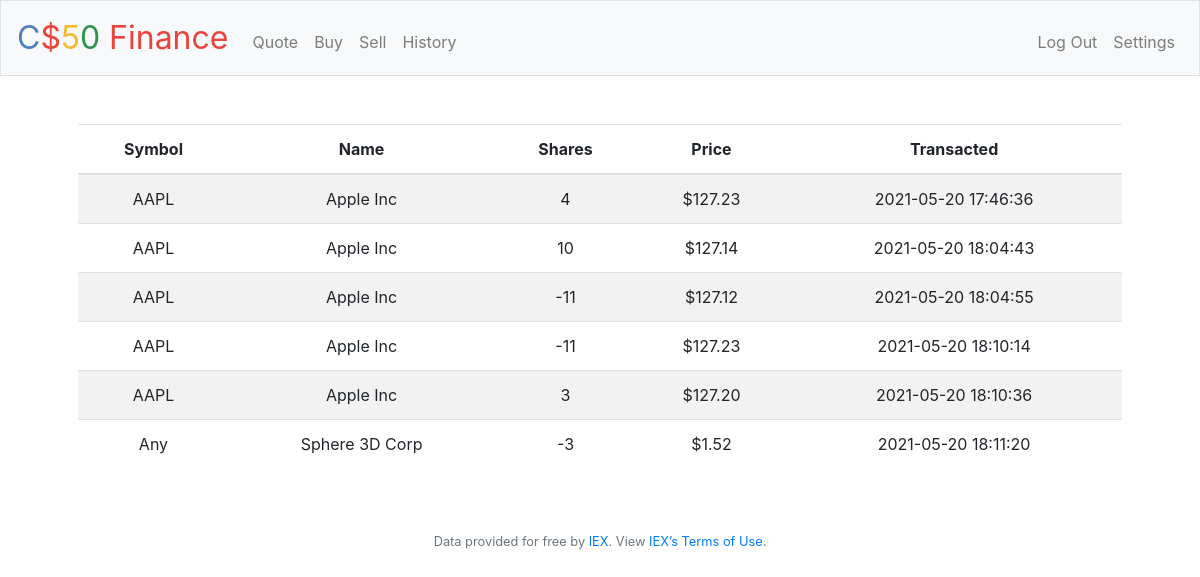
Screenshot of /history (signed in) with the database file from the repository.
### tables this page shows
CREATE TABLE history (user_id INTEGER, symbol TEXT NOT NULL,
name TEXT NOT NULL, shares INTEGER, price NUMERIC NOT NULL,
time DATETIME NOT NULL,
FOREIGN KEY(user_id) REFERENCES users(id));

### application.py (the view)
@app.route("/history")
@login_required
def history():
    history = db.execute("SELECT * FROM history WHERE user_id = ?", session["user_id"])
    for event in history:
        event["price"] = usd(event["price"])
    return render_template("history.html", history=history)
    """Show history of transactions"""

### application.py (called while the page is built)
@app.after_request
def after_request(response):
    response.headers["Cache-Control"] = "no-cache, no-store, must-revalidate"
    response.headers["Expires"] = 0
    response.headers["Pragma"] = "no-cache"
    return response

### helpers.py (called while the page is built)
def login_required(f):
    @wraps(f)
    def decorated_function(*args, **kwargs):
        if session.get("user_id") is None:
            return redirect("/login")
        return f(*args, **kwargs)
    return decorated_function

def usd(value):
    return f"${value:,.2f}"

### templates/history.html (shortened to what this page needs)
{% extends "layout.html" %}
{% block main %}
    <table class="table table-striped">
        <thead>
            <tr>
                <th>Symbol</th>
                <th>Name</th>
                <th>Shares</th>
                <th>Price</th>
                <th>Transacted</th>
            </tr>
        </thead>
        <tbody>
            {% for event in history %}
                <tr>
                    <td>{{ event.symbol }}</td>
                    <td>{{ event.name }}</td>
                    <td>{{ event.shares }}</td>
                    <td>{{ event.price }}</td>
                    <td>{{ event.time }}</td>
                </tr>
            {% endfor %}
        </tbody>
    </table>
{% endblock %}

### templates/layout.html (shortened to what this page needs)
<!DOCTYPE html>
<html lang="en">
    <head>
        <link rel="stylesheet" href="https://cdn.jsdelivr.net/npm/bootstrap@4.5.3/dist/css/bootstrap.min.css">
        <link href="/static/styles.css" rel="stylesheet">
    </head>
    <body>
        <nav class="navbar navbar-expand-md navbar-light bg-light border">
            <a class="navbar-brand" href="/"><span class="blue">C</span><span class="red">$</span><span class="yellow">5</span><span class="green">0</span> <span class="red">Finance</span></a>
            <div class="collapse navbar-collapse" id="navbar">
                {% if session.user_id %}
                    <ul class="navbar-nav mr-auto mt-2">
                        <li class="nav-item"><a class="nav-link" href="/quote">Quote</a></li>
                        <li class="nav-item"><a class="nav-link" href="/buy">Buy</a></li>
                        <li class="nav-item"><a class="nav-link" href="/sell">Sell</a></li>
                        <li class="nav-item"><a class="nav-link" href="/history">History</a></li>
                    </ul>
                    <ul class="navbar-nav ml-auto mt-2">
                        <li class="nav-item"><a class="nav-link" href="/logout">Log Out</a></li>
                        <li class="nav-item"><a class="nav-link" href="/settings">Settings</a></li>
                    </ul>
                {% else %}
                    <ul class="navbar-nav ml-auto mt-2">
                        <li class="nav-item"><a class="nav-link" href="/register">Register</a></li>
                        <li class="nav-item"><a class="nav-link" href="/login">Log In</a></li>
                    </ul>
                {% endif %}
            </div>
        </nav>
        <main class="container p-5">
            {% block main %}{% endblock %}
        </main>
        <footer class="small text-center text-muted">
            Data provided for free by <a href="https://iextrading.com/developer">IEX</a>. View <a href="https://iextrading.com/api-exhibit-a/">IEX’s Terms of Use</a>.
        </footer>
    </body>
</html>

### static/styles.css (style rules this page uses)
nav .navbar-brand { font-size: xx-large; }
nav .navbar-brand .blue { color: #537fbe; }
nav .navbar-brand .red { color: #ea433b; }
nav .navbar-brand .yellow { color: #f5b82e; }
nav .navbar-brand .green { color: #2e944b; }
main { overflow-x: auto; text-align: center; }

### rows the page displays
history: symbol "AAPL", name "Apple Inc", shares "4", price "$127.23", time "2021-05-20 17:46:36"
history: symbol "AAPL", name "Apple Inc", shares "10", price "$127.14", time "2021-05-20 18:04:43"
history: symbol "AAPL", name "Apple Inc", shares "-11", price "$127.12", time "2021-05-20 18:04:55"
history: symbol "AAPL", name "Apple Inc", shares "-11", price "$127.23", time "2021-05-20 18:10:14"
history: symbol "AAPL", name "Apple Inc", shares "3", price "$127.20", time "2021-05-20 18:10:36"
history: symbol "Any", name "Sphere 3D Corp", shares "-3", price "$1.52", time "2021-05-20 18:11:20"
